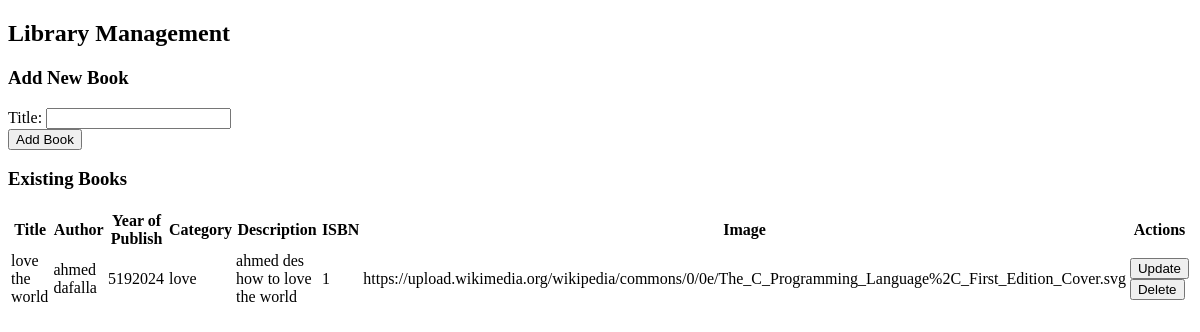
The page /books/ on the database as committed earlier.
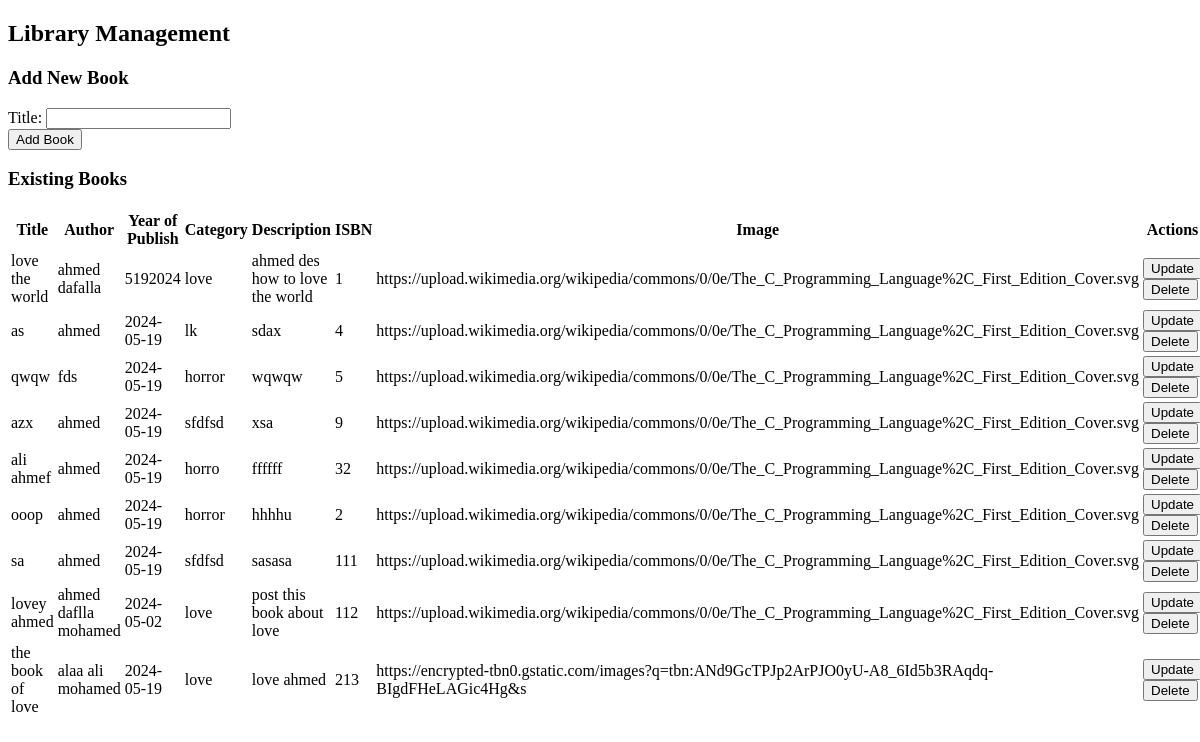
The same page on the database as committed later.
### members/models.py (models this page shows, shortened)
class Book(models.Model):
    title = models.CharField(max_length=255)
    author = models.CharField(max_length=255)
    description = models.TextField()
    isbn = models.CharField(max_length=13)
    image_url = models.URLField()
    category = models.CharField(max_length=255)
    year_of_publish = models.IntegerField()
    available = models.BooleanField(default=True)  # Indicates if the book is available for borrowing

### members/views.py (the view)
# urls.py: path('books/', views.book_management, name='book_management')
def book_management(request):
    if request.method == 'POST':
        form = BookForm(request.POST)
        if form.is_valid():
            form.save()
            return redirect('book_management')
    else:
        form = BookForm()
    books = Book.objects.all()
    return render(request, 'members/book_management.html', {'form': form, 'books': books})

### members/forms.py
class BookForm(forms.ModelForm):
    class Meta:
        model = Book
        fields = ['title', 'author', 'year_of_publish', 'category', 'description', 'isbn', 'image_url']

### members/templates/members/book_management.html (shortened to what this page needs)
{% load static %}
<!DOCTYPE html>
<html lang="en">
<head>
</head>
<body>
    <h2>Library Management</h2>
    <h3>Add New Book</h3>
    <form method="POST" action="{% url 'add_book' %}">
        <label for="title">Title:</label>
        <input type="text" id="title" name="title" required><br>
        <input type="submit" value="Add Book">
    </form>
    <h3>Existing Books</h3>
    <table>
        <thead>
            <tr>
                <th>Title</th>
                <th>Author</th>
                <th>Year of Publish</th>
                <th>Category</th>
                <th>Description</th>
                <th>ISBN</th>
                <th>Image</th>
                <th>Actions</th>
            </tr>
        </thead>
        <tbody>
            {% for book in books %}
            <tr>
                <td>{{ book.title }}</td>
                <td>{{ book.author }}</td>
                <td>{{ book.year_of_publish }}</td>
                <td>{{ book.category }}</td>
                <td>{{ book.description }}</td>
                <td>{{ book.isbn }}</td>
                <td>{{ book.image_url }}</td>
                <td>
                    <form method="POST" action="{% url 'update_book' book.id %}">
                        <input type="submit" value="Update">
                    </form>
                    <form method="POST" action="{% url 'delete_book' book.id %}">
                        <input type="submit" value="Delete">
                    </form>
                </td>
            </tr>
            {% endfor %}
        </tbody>
    </table>
</body>
</html>

Rows that differ between the two databases and show on the page:
added Book: title "as", author "ahmed", year_of_publish "2024-05-19", category "lk", description "sdax", isbn "4", image_url "https://upload.wikimedia.org/wikipedia/commons/0/0e/The_C_Programming_Language%2C_First_Edition_Cover.svg"
added Book: title "qwqw", author "fds", year_of_publish "2024-05-19", category "horror", description "wqwqw", isbn "5", image_url "https://upload.wikimedia.org/wikipedia/commons/0/0e/The_C_Programming_Language%2C_First_Edition_Cover.svg"
added Book: title "azx", author "ahmed", year_of_publish "2024-05-19", category "sfdfsd", description "xsa", isbn "9", image_url "https://upload.wikimedia.org/wikipedia/commons/0/0e/The_C_Programming_Language%2C_First_Edition_Cover.svg"
added Book: title "ali ahmef", author "ahmed", year_of_publish "2024-05-19", category "horro", description "ffffff", isbn "32", image_url "https://upload.wikimedia.org/wikipedia/commons/0/0e/The_C_Programming_Language%2C_First_Edition_Cover.svg"
added Book: title "ooop", author "ahmed", year_of_publish "2024-05-19", category "horror", description "hhhhu", isbn "2", image_url "https://upload.wikimedia.org/wikipedia/commons/0/0e/The_C_Programming_Language%2C_First_Edition_Cover.svg"
added Book: title "sa", author "ahmed", year_of_publish "2024-05-19", category "sfdfsd", description "sasasa", isbn "111", image_url "https://upload.wikimedia.org/wikipedia/commons/0/0e/The_C_Programming_Language%2C_First_Edition_Cover.svg"
added Book: title "lovey ahmed", author "ahmed daflla mohamed", year_of_publish "2024-05-02", category "love", description "post this book about love", isbn "112", image_url "https://upload.wikimedia.org/wikipedia/commons/0/0e/The_C_Programming_Language%2C_First_Edition_Cover.svg"
added Book: title "the book of love", author "alaa ali mohamed", year_of_publish "2024-05-19", category "love", description "love ahmed", isbn "213", image_url "https://encrypted-tbn0.gstatic.com/images?q=tbn:ANd9GcTPJp2ArPJO0yU-A8_6Id5b3RAqdq-BIgdFHeLAGic4Hg&s"
